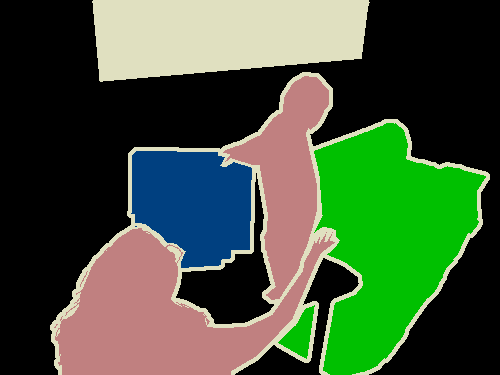
#> input picture Test/2009_004301_val.png, 500 x 375 px; its folder holds only this picture in this run
$ python -i count.py   (imports and definitions only)
#> lines starting #> are read from the running program, lines starting #| are printed output that depends on the picture
import imageio
import numpy as np
from PIL import Image
import pickle
import json
import os.path
from os import path
import glob

'''
20 classes: 1 to 20
0 is background
255 doesn't count
'''

class Count():
    def __init__(self, imPath):
        self.classCount = {
            0:0,
            1: 0,  2: 0,  3: 0,  4: 0,  5: 0,
            6: 0,  7: 0,  8: 0,  9: 0,  10: 0,
            11: 0, 12: 0, 13: 0, 14: 0, 15: 0,
            16: 0, 17: 0, 18: 0, 19: 0, 20: 0
        }
        self.imPath = imPath
        self.check()
        self.run()

    def check(self):
        if not path.isdir('cls_png_size_actual'): os.makedirs('cls_png_size_actual')

    def run(self):
        # Open image and flatten
        im = np.asarray(Image.open(self.imPath))
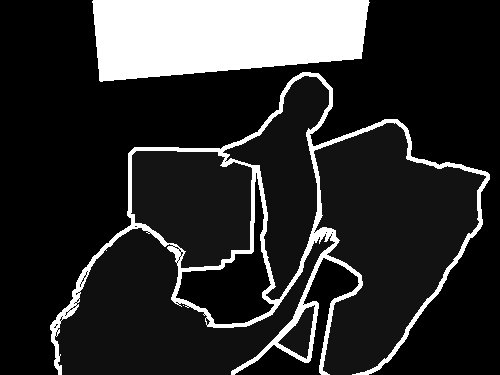
#> im: shape (375, 500); min 0, max 255, mean 45.9
        imFlat = im.flatten()

        # Get size and count
        size = imFlat.shape[0]
#> size = 187500
        counts = np.unique(imFlat, return_counts = True)
#> counts = ([0, 15, 18, 20, 255], [91343, 29478, 26214, 11173, 29292])
        classPresent = counts[0]
#> classPresent = [0, 15, 18, 20, 255]
        count = counts[1]
#> count = [91343, 29478, 26214, 11173, 29292]

        # Assert lengths of arrays are the same
        assert len(classPresent) == len(count), 'Length of class array not the same as length of count array'

        # Update dictionary
        for i in range(len(classPresent)):
            self.classCount[classPresent[i]] = count[i] / size
#> this loop made 5 passes
#> after the loop, self.classCount = 22 items
        # Write to file
        outputPath = self.imPath.split('/')[1].split('.')[0]
        file = open('cls_png_size_actual/' + outputPath + '.pkl', 'wb')
        pickle.dump(self.classCount, file)
        file.close()

        # Open
        #print(pickle.load(open('cls_png_size_actual/' + outputPath + '.pkl', 'rb')))


filesPng = glob.glob('cls_png/*.png')
# [2 lines not run here, left out]

>>> result = Count('Test/2009_004301_val.png').run()
#> the loop in run (call 2), `for i in range(len(classPresent)):` made 5 passes

$ run again, on Test/2009_004479_val.png
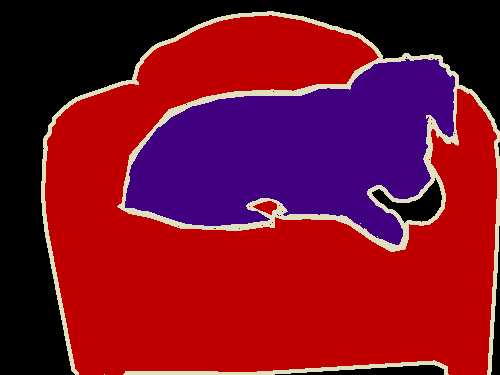
#> input picture Test/2009_004479_val.png, 500 x 375 px
#> in run, `im = np.asarray(Image.open(self.imPath))`:
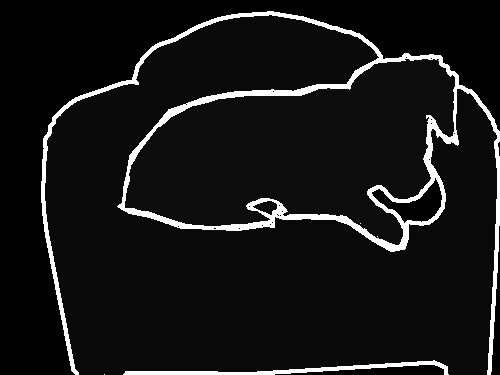
#> im: shape (375, 500); min 0, max 255, mean 22.4
#> counts = ([0, 9, 12, 255], [45128, 93491, 37443, 11438])
#> classPresent = [0, 9, 12, 255]
#> count = [45128, 93491, 37443, 11438]
#> the loop in run, `for i in range(len(classPresent)):` made 4 passes
#> after the loop in run, `for i in range(len(classPresent)):`: self.classCount = 22 items
#> the loop in run (call 2), `for i in range(len(classPresent)):` made 4 passes

$ run again, on Test/2010_000342_val.png
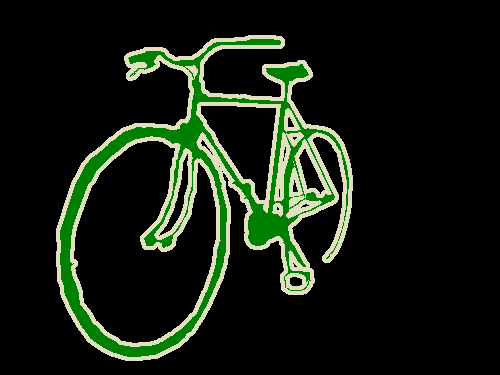
#> input picture Test/2010_000342_val.png, 500 x 375 px
#> in run, `im = np.asarray(Image.open(self.imPath))`:
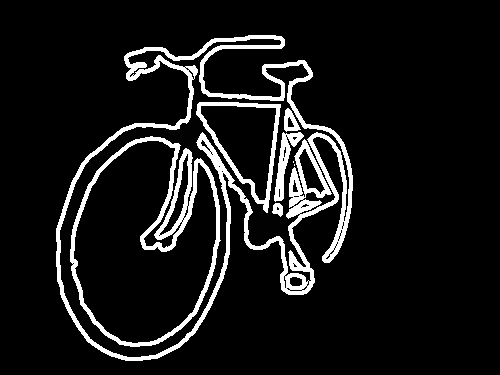
#> im: shape (375, 500); min 0, max 255, mean 23.8
#> counts = ([0, 2, 255], [157273, 12833, 17394])
#> classPresent = [0, 2, 255]
#> count = [157273, 12833, 17394]
#> the loop in run, `for i in range(len(classPresent)):` made 3 passes
#> after the loop in run, `for i in range(len(classPresent)):`: self.classCount = 22 items
#> the loop in run (call 2), `for i in range(len(classPresent)):` made 3 passes
